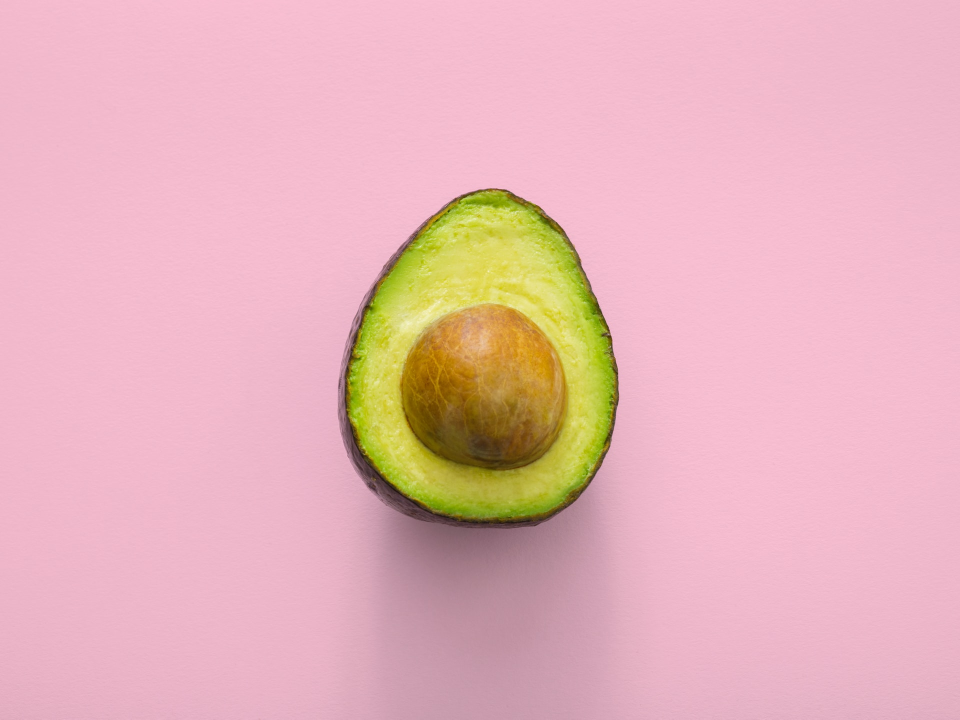
#> input picture Tugas 2/dataset/avocado.jpg, 1920 x 1439 px (shown at 1/2 size); its folder holds 4 pictures in this run
$ jupyter execute --allow-errors Feature_Extraction.ipynb   (shell and % lines are left out)
#> lines starting #> are read from the running program, lines starting #| are printed output that depends on the picture
# **Example**

[cell 1]
# import all necessary library
import pandas as pd
import numpy as np
import matplotlib.pyplot as plt
from skimage.io import imread, imshow

#> (a cell that did not finish here is left out)

#> (a cell that did not finish here is left out)

#> (a cell that did not finish here is left out)

[cell 5]
# extract Mean Pixel Value of Channels
feature_matrix = np.zeros((710,1260))
#> feature_matrix: shape (710, 1260) float64; every value is 0

#> (the rest of this cell did not finish here and is left out)

**Extract Edge Features**

[cell 6]
from skimage.filters import prewitt_h, prewitt_v

#> (the rest of this cell did not finish here and is left out)

**Tugas 2**
1. Buatlah sebuah dataset yang terdiri dari 10 citra
2. Resize ukuran seluruh citra tersebut menjadi sama, misal 600 x 800.
3. Kemudian extract fitur dari seluruh citra tersebut menggunakan metode Mean Pixel Value of Channels
4. Simpan hasil ekstraksi dari kesemua citra tersebut dalam sebuah file .csv

# **Tugas 2**

[cell 7]
# nama : yusril aminuddin
# nim : 201910370311366
# kelas : cbir sela 2023
# dosen pengampuh : bapak yufis azhar, S.Kom., M.Kom.
# penugasan : kedua

[cell 8]
# ============
# INSTRUCTIONS
# ============
# Buatlah sebuah dataset yang terdiri dari 10 citra
# Resize ukuran seluruh citra tersebut menjadi sama, misal 600 x 800.
# Kemudian extract fitur dari seluruh citra tersebut menggunakan metode Mean Pixel Value of Channels
# Simpan hasil ekstraksi dari kesemua citra tersebut dalam sebuah file .csv

[cell 9]
# import library yang dibutuhkan
from google.colab import drive
import glob
from skimage.io import imread, imshow
import numpy as np
import os
from PIL import Image
import pandas as pd

[cell 10]
# mount GDrive
drive.mount('/content/drive')

[cell 11]
# initial variable for dataset folder and resized folder
originalDataset = "/content/drive/MyDrive/Colab Notebooks/Sela 2023/CBIR/Tugas 2/dataset/"
resizedDataset = "/content/drive/MyDrive/Colab Notebooks/Sela 2023/CBIR/Tugas 2/resized/"
resultCsv = "/content/drive/MyDrive/Colab Notebooks/Sela 2023/CBIR/Tugas 2/result/"

[cell 12]
# change directory to original dataset and show current path
os.chdir(originalDataset)

[cell 13]
# list dataset

[cell 14]
# save 10 original images to array ended with .jpg extensions
images = [imread(file) for file in glob.glob(originalDataset + "*")]
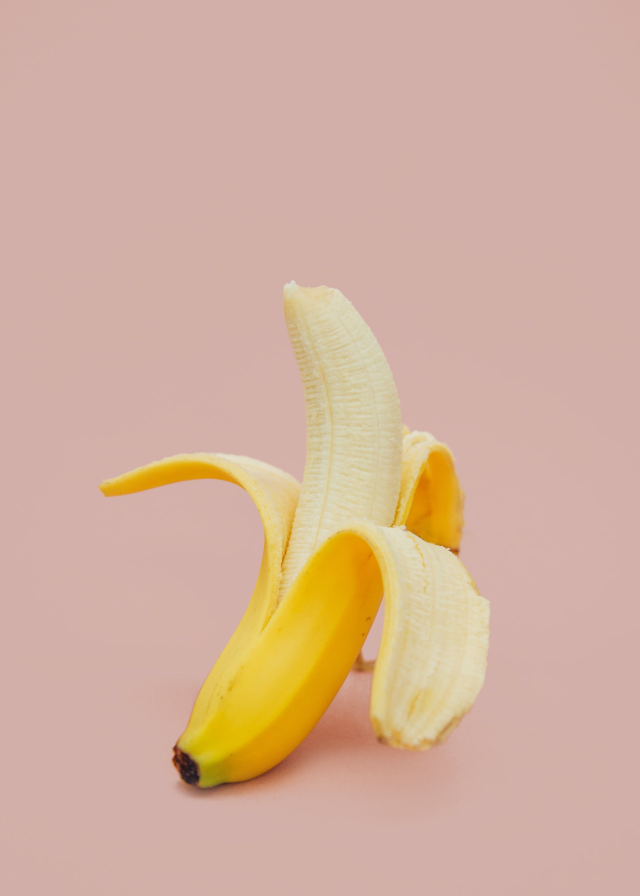
#> input picture Tugas 2/dataset/banana.jpg, 1920 x 2688 px (shown at 1/3 size)
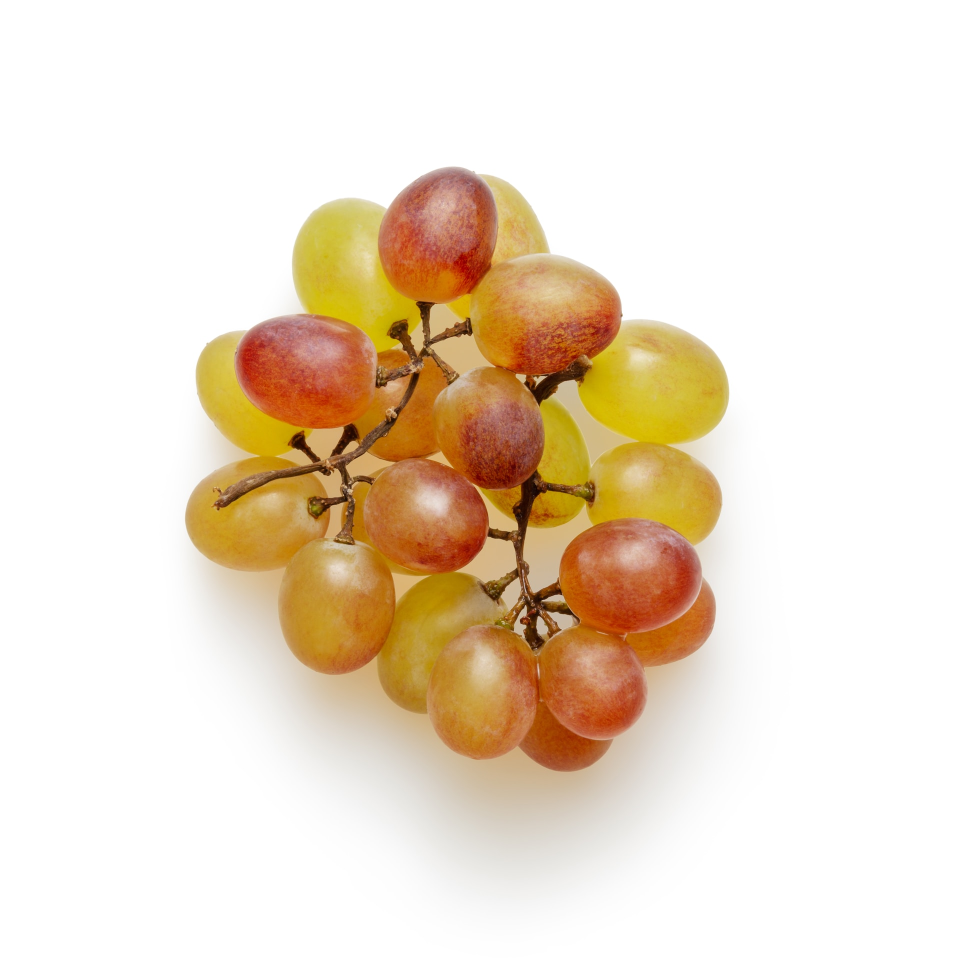
#> input picture Tugas 2/dataset/grape.jpg, 1920 x 1920 px (shown at 1/2 size)
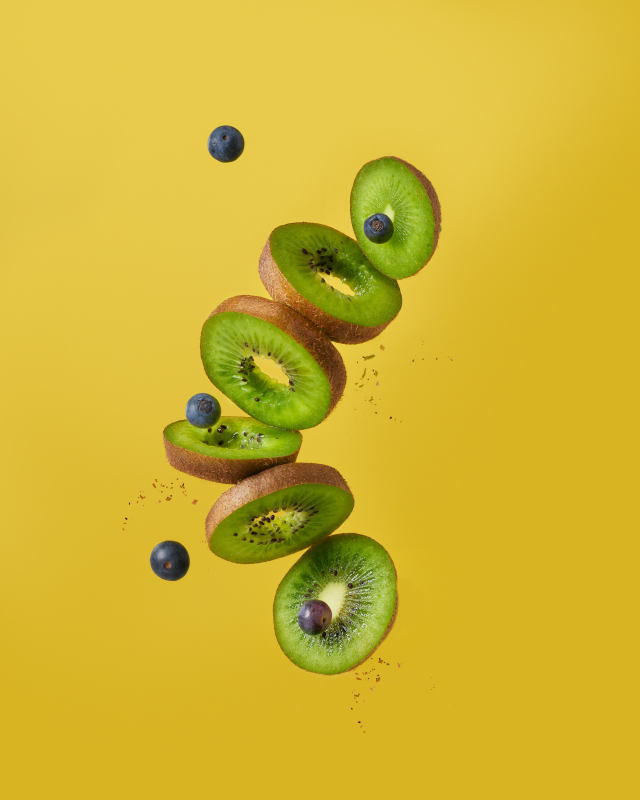
#> input picture Tugas 2/dataset/kiwi.jpg, 1920 x 2400 px (shown at 1/3 size)
#> images = 4 items

[cell 15]
# check first original image and its shape
images[0].shape, imshow(images[0])

[cell 16]
# change directory to resized dataset and show current path
os.chdir(resizedDataset)

[cell 17]
# make sure resized folder is empty

for image in os.listdir(originalDataset):
  name, extension = os.path.splitext(image)
  img = Image.open(originalDataset + image)
#> img is the input picture: PIL image 1920x1439 RGB; mean R, G, B 230.4, 179.7, 185.5
  img = img.resize((100, 100))
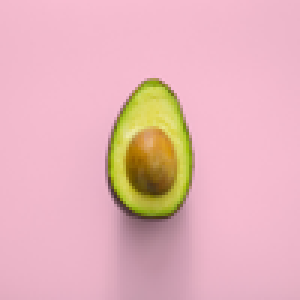
#> img: PIL image 100x100 RGB (shown 3 times larger); mean R, G, B 230.4, 179.7, 185.5
  img.save(name + extension)
  print(img)
#| <PIL.Image.Image image mode=RGB size=100x100 at 0x7FF05B4D5410>

[cell 18]
# save 10 resized images to array ended with .jpg extensions
resized_images = [imread(file) for file in glob.glob(resizedDataset + "*")]
#> resized_images = []

[cell 19]
# get dataset name from resizedDataset dir
dataset_names = []

#> (the rest of this cell did not finish here and is left out)

#> (a cell that did not finish here is left out)

[cell 21]
# extract Mean Pixel Value of Channels
feature_matrix = np.zeros((100, 100))
features_df = pd.DataFrame()

# code from example, additional with loop of resized_images
for image in resized_images:
  for i in range(0, image.shape[0]):
      for j in range(0, image.shape[1]):
          feature_matrix[i][j] = ((int(image[i, j, 0]) + int(image[i, j, 1]) + int(image[i, j, 2]))/3)

  # get feature
  features = np.reshape(feature_matrix, (100 * 100))

  # initial each feature as dataframe transposed
  raw_features_df = pd.DataFrame(features).T

  # save to final dataframe
  features_df = features_df.append(raw_features_df, ignore_index=True)
#> this loop made 0 passes
#> feature_matrix: shape (100, 100) float64; every value is 0

 # add name to each
features_df.insert(loc=0, column='name', value=dataset_names)
